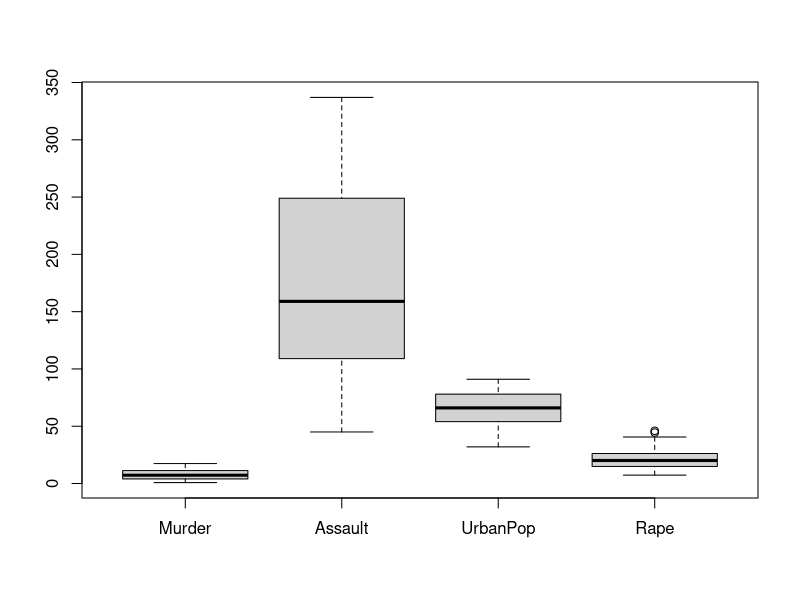
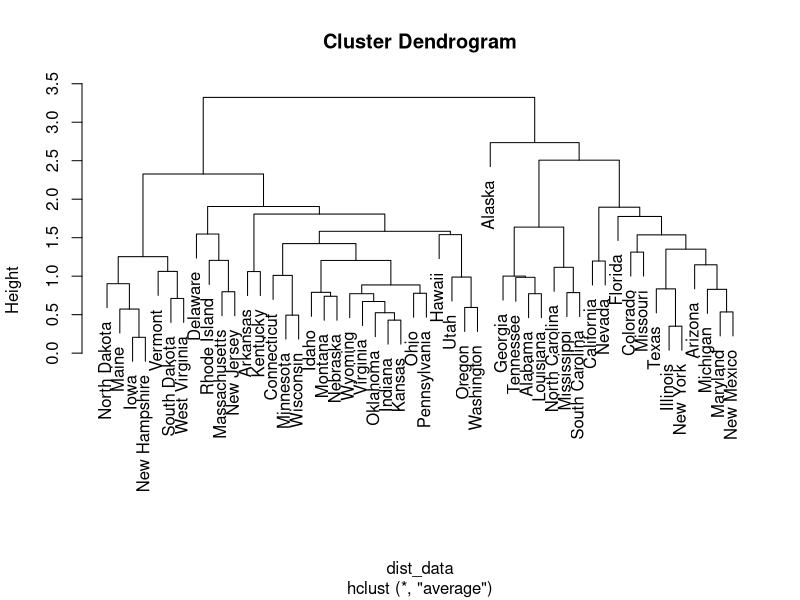
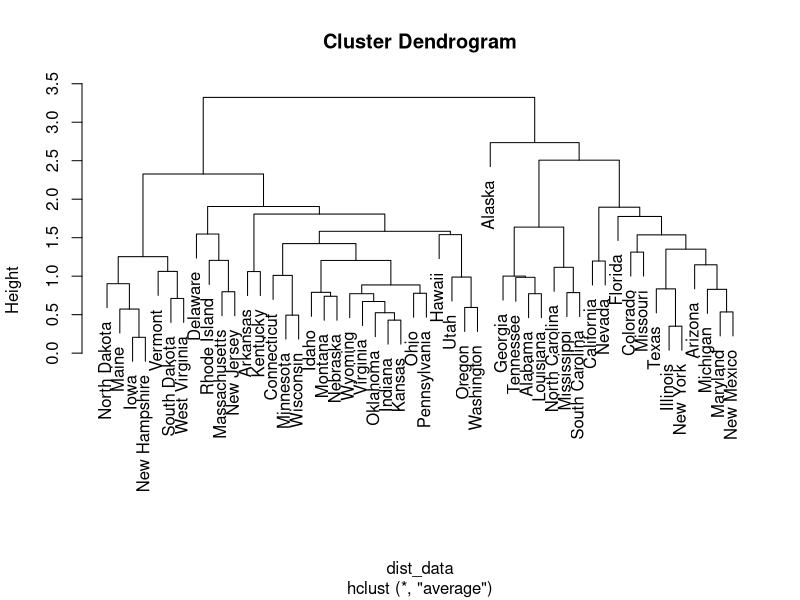

Generate these figures, in order, with R:
## ---- chunk 1
knitr::opts_chunk$set(echo = TRUE)
## ---- chunk 2
USArrests
## ---- chunk 3
colSums(is.na(USArrests))
## ---- chunk 4
boxplot(USArrests)
## ---- chunk 5
library(dplyr)

data <- USArrests %>% 
  mutate(State = rownames(.)) %>% 
  mutate_at(vars(-State), scale)

head(data)
## ---- chunk 6
# calculate distance matrix
dist_data <- dist(x = data[,-5], method = "euclidean")
## ---- chunk 7
# build tree
tree_data <- hclust(d = dist_data, method = "average")
plot(tree_data, labels = data$State)
## ---- chunk 8
plot(tree_data, labels = data$State)
